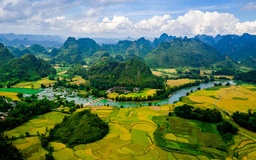
#> input picture Computer Vision/computer vision/bai tap/8/phong-nam-valley-cao-bang1.jpg, 256 x 160 px, shrunk from 2560 x 1600 before the run
$ jupyter execute 'bài tập 8.ipynb'   (shell and % lines are left out)
#> lines starting #> are read from the running program, lines starting #| are printed output that depends on the picture
Data link: https://drive.google.com/drive/folders/13C5btek13dFqwORn_gbAXEOUyS1i-JTM?usp=drive_link

[cell 1]
%cd '/content/drive/MyDrive/Colab Notebooks/store/hust/computer vision/bai tap/8'

[cell 2]
import cv2
import numpy as np
import matplotlib.pyplot as plt

[cell 3]
img = cv2.imread('phong-nam-valley-cao-bang1.jpg')
#> img is the input picture: shape (160, 256, 3); mean B, G, R 89.8, 121.6, 95.5
rgb_img = cv2.cvtColor(img, cv2.COLOR_BGR2RGB)
plt.imshow(rgb_img)
plt.axis('off')

[cell 4]
# bien anh 3 mau rgb thanh mang 2D
pixel_values = rgb_img.reshape((-1, 3))
pixel_values = np.float32(pixel_values)

# define criteria
criteria = ( cv2.TERM_CRITERIA_EPS + cv2.TERM_CRITERIA_MAX_ITER,
    100, 0.2)

k = 5

_, labels, centers = cv2.kmeans(pixel_values, k, None, criteria, 10, cv2.KMEANS_RANDOM_CENTERS)
#> centers = [[153.9, 147.3, 20.48], [42.42, 107.2, 123.4], [15.03, 43.41, 16.71], [176.8, 196.2, 219.8], [65.61, 93.7, 24.66]]

centers = np.uint8(centers)
#> centers = [[153, 147, 20], [42, 107, 123], [15, 43, 16], [176, 196, 219], [65, 93, 24]]

# ánh xạ nhãn vào điểm trung tâm của mỗi cụm
segmented_img = centers[labels.flatten()]
segmented_img = segmented_img.reshape(rgb_img.shape)
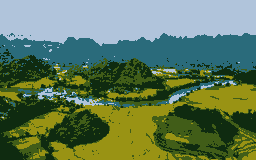
#> segmented_img: shape (160, 256, 3); mean R, G, B 95, 121.3, 89.1
plt.imshow(segmented_img)
plt.axis('off')

[cell 5]
def func(K):
  # bien anh 3 mau rgb thanh mang 2D
#> called with K = 10
  pixel_values = rgb_img.reshape((-1, 3))
  pixel_values = np.float32(pixel_values)

  # define criteria
  criteria = ( cv2.TERM_CRITERIA_EPS + cv2.TERM_CRITERIA_MAX_ITER,
      100, 0.2)

  k = 5

  _, labels, centers = cv2.kmeans(pixel_values, K, None, criteria, 10, cv2.KMEANS_RANDOM_CENTERS)
#> centers = [[116.1, 162.1, 204.1], [25.23, 100.7, 135.2], [11.58, 35.45, 9.52], [94.33, 134.1, 104], [125.6, 129.4, 10.62], [29.83, 81.88, 65.51], [59.2, 83.92, 12.65], [220.3, 223.1, 230.7], [172.4, 192.4, 219.5], [176.8, 160.1, 23.69]]

  centers = np.uint8(centers)
#> centers = [[116, 162, 204], [25, 100, 135], [11, 35, 9], [94, 134, 103], [125, 129, 10], [29, 81, 65], [59, 83, 12], [220, 223, 230], [172, 192, 219], [176, 160, 23]]

  # ánh xạ nhãn vào điểm trung tâm của mỗi cụm
  segmented_img = centers[labels.flatten()]
  segmented_img = segmented_img.reshape(rgb_img.shape)
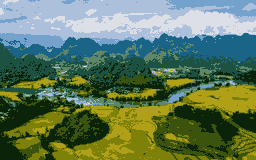
#> segmented_img: shape (160, 256, 3); mean R, G, B 95.1, 121.1, 89.2
  plt.imshow(segmented_img)
  plt.axis('off')
  pass

[cell 6]
func(10)

[cell 7]
func(15)
#> call 2 of func, with K = 15
#> in func (call 2), `_, labels, centers = cv2.kmeans(pixel_values, K, None, criteria, 10, c..`: centers = 15 rows, first 8: [52.05, 100.3, 54.27], [148.6, 166.2, 121], [81.67, 139.5, 178.5], [17.28, 61.5, 46.16], [83.8, 100.3, 9.79], [7.32, 26, 4.88], [26.48, 86.81, 96.65], [225.8, 227.2, 232.6]
#> in func (call 2), `centers = np.uint8(centers)`: centers = 15 rows, first 8: [52, 100, 54], [148, 166, 120], [81, 139, 178], [17, 61, 46], [83, 100, 9], [7, 25, 4], [26, 86, 96], [225, 227, 232]
#> in func (call 2), `segmented_img = segmented_img.reshape(rgb_img.shape)`:
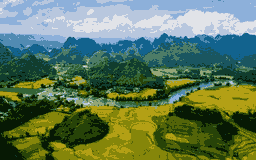
#> segmented_img: shape (160, 256, 3); mean R, G, B 95.1, 121.1, 89.2

[cell 8]
func(20)
#> call 3 of func, with K = 20
#> in func (call 3), `_, labels, centers = cv2.kmeans(pixel_values, K, None, criteria, 10, c..`: centers = 20 rows, first 8: [11.64, 54.67, 43.31], [158.4, 184.3, 219.7], [183.4, 167.9, 67.39], [71.87, 133.9, 175], [120.6, 166.7, 215.8], [228.9, 229.7, 234], [190.5, 203, 222.9], [180.1, 160.6, 14.1]
#> in func (call 3), `centers = np.uint8(centers)`: centers = 20 rows, first 8: [11, 54, 43], [158, 184, 219], [183, 167, 67], [71, 133, 174], [120, 166, 215], [228, 229, 234], [190, 202, 222], [180, 160, 14]
#> in func (call 3), `segmented_img = segmented_img.reshape(rgb_img.shape)`:
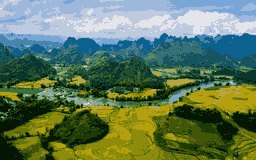
#> segmented_img: shape (160, 256, 3); mean R, G, B 94.9, 121.1, 89.3

[cell 9]
func(25)
